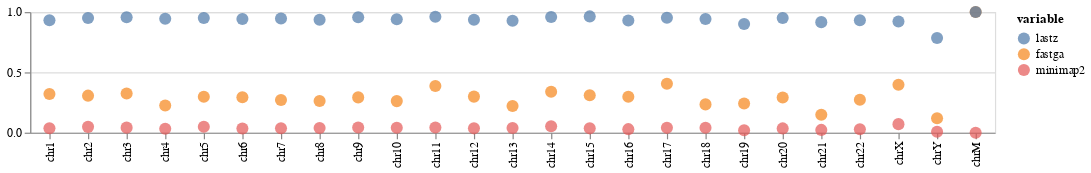

Notebook code cell kept with this figure:
### Code cell
alt.Chart(data).mark_circle(size=100).encode(
    x=alt.X('chr:O',sort=chr_order).axis(title=None),
    y=alt.Y('value:Q').axis(title=None),
    color=alt.Color('variable:N',sort=['lastz','fastga','minimap2']),
    #row=alt.Row('length:N',title=None),
    #column='divergence:O'
).properties(
    width=800,  # Set width of the chart
    height=100,  # Set height of the chart,
).resolve_scale(
    x='independent'  # Make x-axis independent across columns
)

### Figure 1 — Vega-Lite specification as saved in the notebook (floating-point values rounded to 4 significant figures)
{"config": {"view": {"continuousWidth": 300, "continuousHeight": 300}}, "data": {"name": "data-5b751e62b9e4116916382d2cbd4afd87"}, "mark": {"type": "circle", "size": 100}, "encoding": {"color": {"field": "variable", "sort": ["lastz", "fastga", "minimap2"], "type": "nominal"}, "x": {"axis": {"title": null}, "field": "chr", "sort": ["chr1", "chr2", "chr3", "chr4", "chr5", "chr6", "chr7", "chr8", "chr9", "chr10", "chr11", "chr12", "chr13", "chr14", "chr15", "chr16", "chr17", "chr18", "chr19", "chr20", "chr21", "chr22", "chrX", "chrY", "chrM"], "type": "ordinal"}, "y": {"axis": {"title": null}, "field": "value", "type": "quantitative"}}, "height": 100, "resolve": {"scale": {"x": "independent"}}, "width": 800, "$schema": "https://vega.github.io/schema/vega-lite/v5.16.3.json", "datasets": {"data-5b751e62b9e4116916382d2cbd4afd87": [{"chr": "chr1", "variable": "fastga", "value": 0.3202}, {"chr": "chr10", "variable": "fastga", "value": 0.2615}, {"chr": "chr11", "variable": "fastga", "value": 0.3863}, {"chr": "chr12", "variable": "fastga", "value": 0.2988}, {"chr": "chr13", "variable": "fastga", "value": 0.2207}, {"chr": "chr14", "variable": "fastga", "value": 0.3394}, {"chr": "chr15", "variable": "fastga", "value": 0.3099}, {"chr": "chr16", "variable": "fastga", "value": 0.297}, {"chr": "chr17", "variable": "fastga", "value": 0.4049}, {"chr": "chr18", "variable": "fastga", "value": 0.2345}, {"chr": "chr19", "variable": "fastga", "value": 0.242}, {"chr": "chr2", "variable": "fastga", "value": 0.307}, {"chr": "chr20", "variable": "fastga", "value": 0.2911}, {"chr": "chr21", "variable": "fastga", "value": 0.1482}, {"chr": "chr22", "variable": "fastga", "value": 0.2731}, {"chr": "chr3", "variable": "fastga", "value": 0.3242}, {"chr": "chr4", "variable": "fastga", "value": 0.2259}, {"chr": "chr5", "variable": "fastga", "value": 0.2972}, {"chr": "chr6", "variable": "fastga", "value": 0.294}, {"chr": "chr7", "variable": "fastga", "value": 0.2714}, {"chr": "chr8", "variable": "fastga", "value": 0.2622}, {"chr": "chr9", "variable": "fastga", "value": 0.2925}, {"chr": "chrM", "variable": "fastga", "value": 1.0}, {"chr": "chrX", "variable": "fastga", "value": 0.3979}, {"chr": "chrY", "variable": "fastga", "value": 0.119}, {"chr": "chr1", "variable": "lastz", "value": 0.9326}, {"chr": "chr10", "variable": "lastz", "value": 0.9404}, {"chr": "chr11", "variable": "lastz", "value": 0.9609}, {"chr": "chr12", "variable": "lastz", "value": 0.9362}, {"chr": "chr13", "variable": "lastz", "value": 0.9287}, {"chr": "chr14", "variable": "lastz", "value": 0.9583}, {"chr": "chr15", "variable": "lastz", "value": 0.964}, {"chr": "chr16", "variable": "lastz", "value": 0.9305}, {"chr": "chr17", "variable": "lastz", "value": 0.9533}, {"chr": "chr18", "variable": "lastz", "value": 0.9418}, {"chr": "chr19", "variable": "lastz", "value": 0.9016}, {"chr": "chr2", "variable": "lastz", "value": 0.9503}, {"chr": "chr20", "variable": "lastz", "value": 0.9507}, {"chr": "chr21", "variable": "lastz", "value": 0.9164}, {"chr": "chr22", "variable": "lastz", "value": 0.9319}, {"chr": "chr3", "variable": "lastz", "value": 0.9572}, {"chr": "chr4", "variable": "lastz", "value": 0.9444}, {"chr": "chr5", "variable": "lastz", "value": 0.9507}, {"chr": "chr6", "variable": "lastz", "value": 0.9423}, {"chr": "chr7", "variable": "lastz", "value": 0.9459}, {"chr": "chr8", "variable": "lastz", "value": 0.9369}, {"chr": "chr9", "variable": "lastz", "value": 0.9564}, {"chr": "chrM", "variable": "lastz", "value": 1.0}, {"chr": "chrX", "variable": "lastz", "value": 0.9221}, {"chr": "chrY", "variable": "lastz", "value": 0.7851}, {"chr": "chr1", "variable": "minimap2", "value": 0.03727}, {"chr": "chr10", "variable": "minimap2", "value": 0.04102}, {"chr": "chr11", "variable": "minimap2", "value": 0.04354}, {"chr": "chr12", "variable": "minimap2", "value": 0.03574}, {"chr": "chr13", "variable": "minimap2", "value": 0.03851}, {"chr": "chr14", "variable": "minimap2", "value": 0.0529}, {"chr": "chr15", "variable": "minimap2", "value": 0.03572}, {"chr": "chr16", "variable": "minimap2", "value": 0.02918}, {"chr": "chr17", "variable": "minimap2", "value": 0.03983}, {"chr": "chr18", "variable": "minimap2", "value": 0.04099}, {"chr": "chr19", "variable": "minimap2", "value": 0.02037}, {"chr": "chr2", "variable": "minimap2", "value": 0.04805}, {"chr": "chr20", "variable": "minimap2", "value": 0.0353}, {"chr": "chr21", "variable": "minimap2", "value": 0.02291}, {"chr": "chr22", "variable": "minimap2", "value": 0.02855}, {"chr": "chr3", "variable": "minimap2", "value": 0.04167}, {"chr": "chr4", "variable": "minimap2", "value": 0.033}, {"chr": "chr5", "variable": "minimap2", "value": 0.04851}, {"chr": "chr6", "variable": "minimap2", "value": 0.03467}, {"chr": "chr7", "variable": "minimap2", "value": 0.03615}, {"chr": "chr8", "variable": "minimap2", "value": 0.03803}, {"chr": "chr9", "variable": "minimap2", "value": 0.04205}, {"chr": "chrM", "variable": "minimap2", "value": 0.0}, {"chr": "chrX", "variable": "minimap2", "value": 0.07074}, {"chr": "chrY", "variable": "minimap2", "value": 0.008264}]}}
